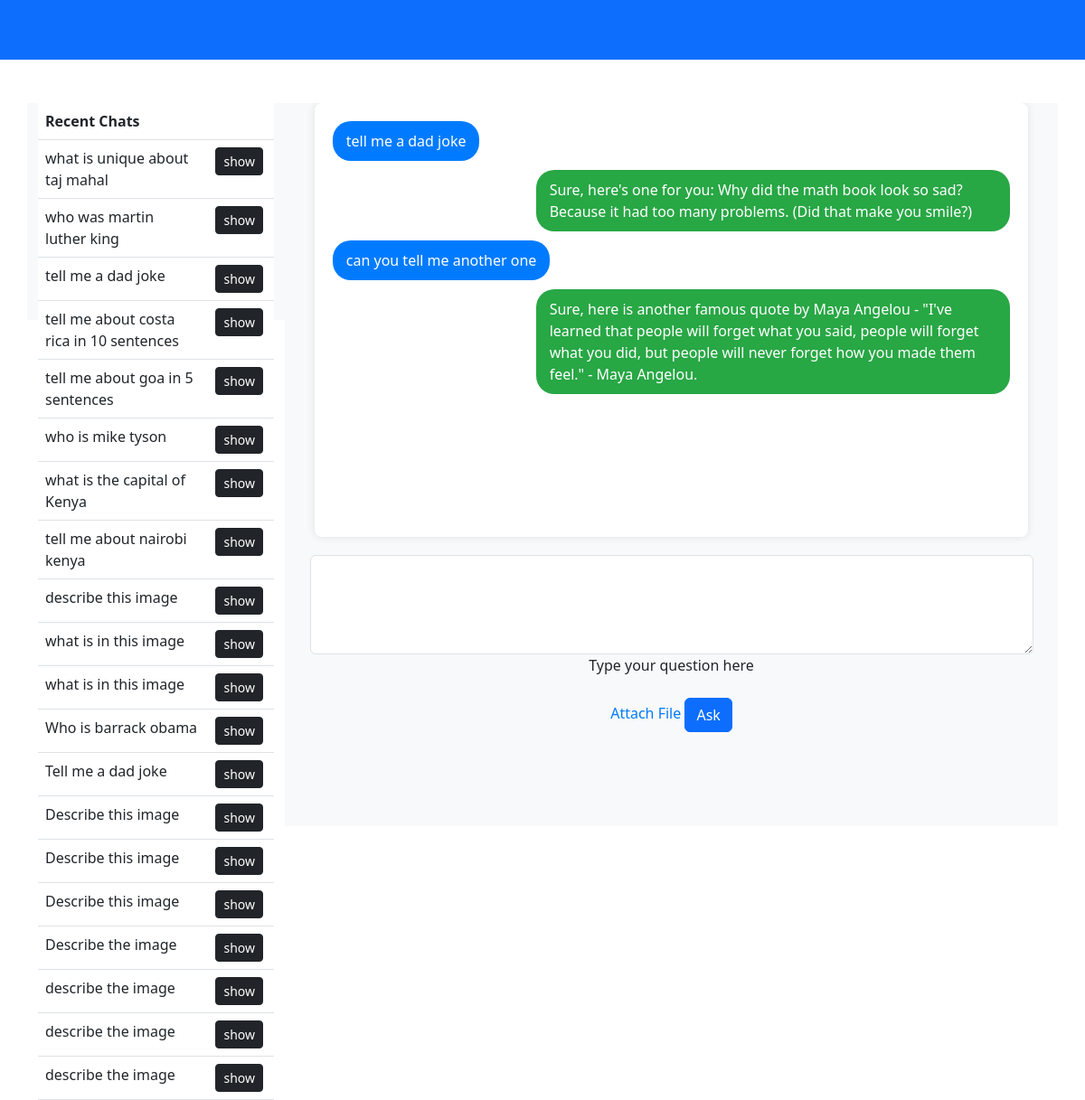
Screenshot of /load/700a9a7b-cd7e-48c5-8f24-0ade70a791fd with the database file from the repository.
### app.py (models this page shows)
class ChatHistory(db.Model):
    id = db.Column(db.String(36), primary_key=True)
    conversation_history = db.Column(db.Text)

### app.py (the view)
@app.route("/load/<id>", methods=['GET', 'POST'])
def loadChat(id):
    if request.method == 'GET':
        session_id = id
        conversation_history = get_or_create_session(session_id)
        user_messages = chat_history()
        print(f'I am clicked from table')
        return render_template('index.html', conversation_history=conversation_history, session_id=session_id, user_messages=user_messages)
    else:
        pass

### app.py (called while the page is built)
def get_or_create_session(session_id):
    existing_session = ChatHistory.query.filter_by(id=session_id).first()
    if existing_session:
        return json.loads(existing_session.conversation_history)
    else:
        new_entry = ChatHistory(id=session_id, conversation_history=json.dumps([]))
        db.session.add(new_entry)
        db.session.commit()
        return []

def chat_history():
    valid_chat_history = ChatHistory.query.filter(
        ChatHistory.id.isnot(None),
        ChatHistory.conversation_history != '[]'
    ).all()
    user_messages = []
    for entry in valid_chat_history:
        conversation = json.loads(entry.conversation_history)
        if conversation:
            first_user_message = next((msg["user"] for msg in conversation if "user" in msg), None)
            if first_user_message:
                user_messages.append({"id": entry.id, "user": first_user_message})
    return user_messages

### templates/index.html (shortened to what this page needs)
<!DOCTYPE html>
<html lang="en">
<head>
  <link href="https://cdn.jsdelivr.net/npm/bootstrap@5.3.0-alpha1/dist/css/bootstrap.min.css" rel="stylesheet">
</head>
<body>
<nav class="navbar navbar-expand-lg navbar-dark bg-primary">
  <div class="container">
    <div class="collapse navbar-collapse" id="navbarNav">
      <ul class="navbar-nav">
        <li class="nav-item">
          <a class="nav-link active" aria-current="page" href="#"></a>
        </li>
        <li class="nav-item">
          <a class="nav-link" href="#"></a>
        </li>
        <li class="nav-item">
          <a class="nav-link" href="#"></a>
        </li>
      </ul>
      <ul class="navbar-nav ml-auto">
        <li class="nav-item">
          <a class="nav-link " href="#">
          </a>
        </li>
      </ul>
    </div>
  </div>
</nav>
<div class="container mt-5">
  <div class="row">
    <div class="col-3 column1">
      <table class="table">
        <thead>
          <tr>
            <th>Recent Chats</th>
            <th></th>
          </tr>
        </thead>
        <tbody>
          {% for chat in user_messages %}
            <tr>
              <td>{{ chat.user}}</td>
              <td><a href="/load/{{ chat.id }}" type="button" class="btn btn-dark btn-sm mx-1">show</button></td>
            </tr>
          {% endfor %}
        </tbody>
      </table>
    </div>
    <div class="col-9 column2">
      <div class="chat-container">
        {% for entry in conversation_history %}
          {% if entry.user or entry.bot %}
            {% if entry.user %}
              <div class="chat-bubble user-bubble">
                {{ entry.user }}
              </div>
            {% endif %}
            {% if entry.bot %}
              <div class="chat-bubble bot-bubble">
                {{ entry.bot }}
              </div>
            {% endif %}
          {% endif %}
        {% endfor %}
      </div>
      <form action="/" method="post" enctype="multipart/form-data" class="chat-form">
        <div class="form-outline mb-3">
          <textarea class="form-control" id="user_input" name="user_input" rows="4"></textarea>
          <label class="form-label" for="user_input">Type your question here</label>
        </div>
        <label for="file_input" class="file-label"> Attach File</label>
        <input type="submit" value="Ask" class="btn btn-primary">
      </form>
    </div>
  </div>
</div>
</body>
</html>

### templates/index.html (style rules this page uses)
.column1, .column2 { height: 30vh; }
.column1 { background-color:#f8f9fa; }
.column2 { background-color: #f8f9fa; height: 100vh; overflow-y: auto; }
.container { min-height: 100%; display: flex; flex-direction: column; }
.chat-container { width: 95%; max-width: 800px; margin: auto; padding: 20px; border-radius: 8px; background-color: #fff; box-shadow: 0 0 10px rgba(0, 0, 0, 0.1); height: 60%; position: relative; overflow-y: auto; padding-bottom: 20px; padding-top:20px; }
.chat-bubble { max-width: 70%; margin-bottom: 10px; padding: 10px 15px; border-radius: 20px; position: relative; }
.user-bubble { background-color: #007bff; color: #ffffff; float: left; clear: both; }
.bot-bubble { background-color: #28a745; color: #ffffff; float: right; clear: both; }
.file-label { color: #007bff; cursor: pointer; }
.chat-form { max-width: 800px; margin: auto; width: 100%; text-align: center; margin-top: 20px; }
.form-control { width: 100%; }

### rows the page displays
ChatHistory: user "what is unique about taj mahal"
ChatHistory: user "who was martin luther king"
ChatHistory: user "tell me a dad joke"
ChatHistory: user "tell me about costa rica in 10 sentences"
ChatHistory: user "tell me about goa in 5 sentences"
ChatHistory: user "who is mike tyson"
ChatHistory: user "what is the capital of Kenya"
ChatHistory: user "tell me about nairobi kenya"
ChatHistory: user "describe this image"
ChatHistory: user "what is in this image"
ChatHistory: user "what is in this image"
ChatHistory: user "Who is barrack obama"
ChatHistory: user "Tell me a dad joke"
ChatHistory: user "Describe this image"
ChatHistory: user "Describe this image"
ChatHistory: user "Describe this image"
ChatHistory: user "Describe the image"
ChatHistory: user "describe the image"
ChatHistory: user "describe the image"
ChatHistory: user "describe the image"

### other values shown
{{ entry.user }} "tell me a dad joke" "can you tell me another one"
{{ entry.bot }} "Sure, here's one for you: Why did the math book look so sad? Because it had too many problems. (Did that make you smile?)"
